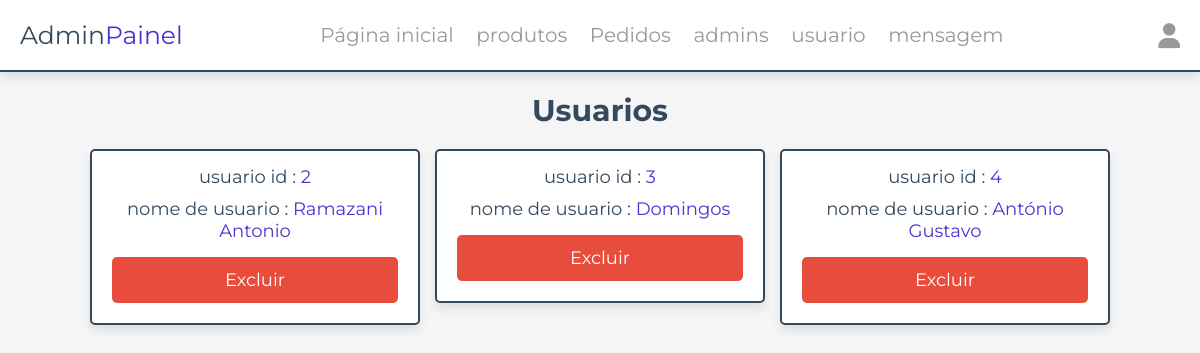
The app's page /admin/contas_usuario.php (signed in), older data.
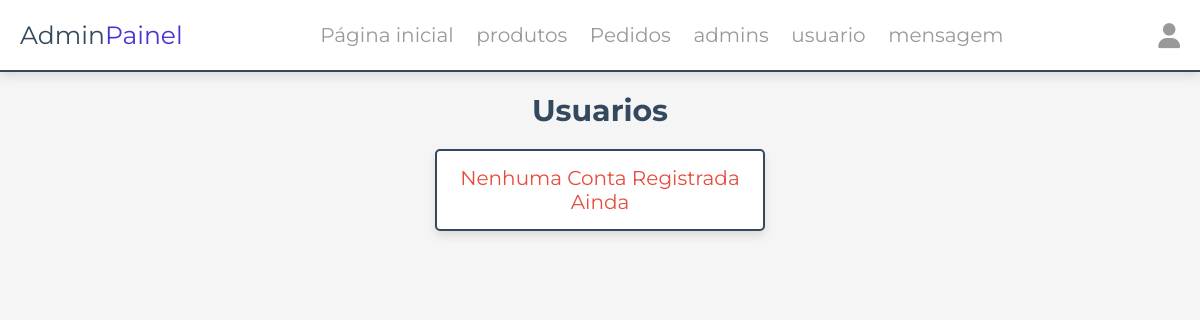
The same page, newer data.
### tables this page shows
CREATE TABLE `usuario` (
  `id` int(100) NOT NULL AUTO_INCREMENT,
  `nome` varchar(20) NOT NULL,
  `email` varchar(50) NOT NULL,
  `contacto` varchar(10) NOT NULL,
  `senha` varchar(50) NOT NULL,
  `endereço` varchar(500) NOT NULL,
  `cod_recuperar_senha` varchar(255) DEFAULT NULL,
  `acesso` int(1) DEFAULT 3,
  PRIMARY KEY (`id`)
);

### admin/contas_usuario.php (the view, shortened to what this page needs)
<?php
include __DIR__ . './../components/connect.php';
?>
<!DOCTYPE html>
<html lang="pt-br">
<head>
   <link rel="stylesheet" href="https://cdnjs.cloudflare.com/ajax/libs/font-awesome/6.1.1/css/all.min.css">
   <link rel="stylesheet" href="../css/admin_style.css">
</head>
<body>
<?php include '../components/admin_cabeçalho.php' ?>
<section class="accounts">
   <h1 class="heading">Usuarios</h1>
   <div class="box-container">
   <?php
      $select_account = $conn->prepare("SELECT * FROM `usuario`");
      $select_account->execute();
      if($select_account->rowCount() > 0){
         while($fetch_accounts = $select_account->fetch(PDO::FETCH_ASSOC)){
   ?>
   <div class="box">
      <p> usuario id : <span><?= $fetch_accounts['id']; ?></span> </p>
      <p> nome de usuario : <span><?= $fetch_accounts['nome']; ?></span> </p>
      <a href="users_accounts.php?delete=<?= $fetch_accounts['id']; ?>" class="delete-btn" onclick="return confirm('delete this account?');">Excluir</a>
   </div>
   <?php
      }
   }else{
      echo '<p class="empty">nenhuma conta registrada ainda</p>';
   }
   ?>
   </div>
</section>
</body>
</html>

Row changes from the older to the newer data that the page shows:
removed usuario: id "2", nome "Ramazani Antonio"
removed usuario: id "3", nome "Domingos"
removed usuario: id "4", nome "António Gustavo"
Text that changed along with them:
text now shown: "Nenhuma Conta Registrada Ainda"
